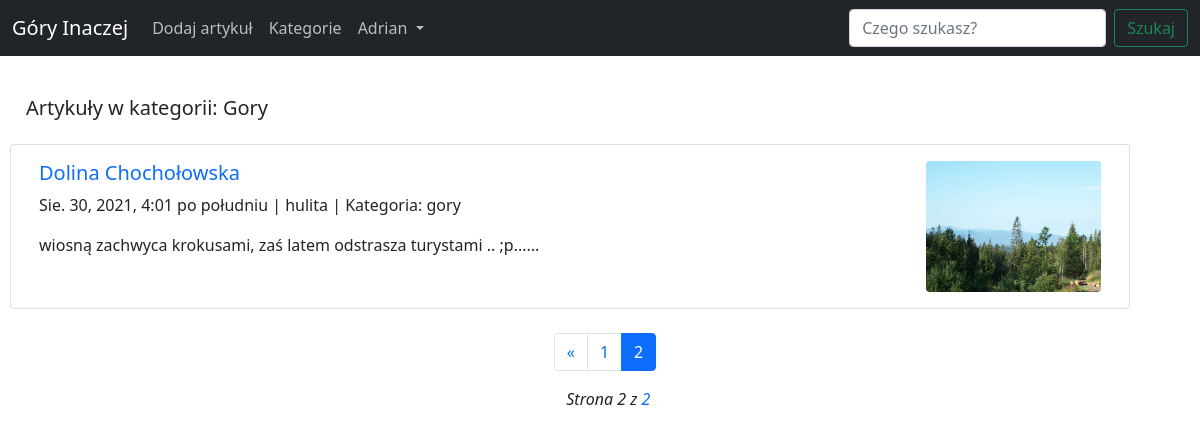
The page /category-detail-list/gory/?page=2 (signed in) on the database its author committed.
### blog/models.py (models this page shows, shortened)
class Post(models.Model):
    title=models.CharField(max_length=30, null=False, blank=False)
    creation_date=models.DateTimeField(auto_now=True)
    tag=models.CharField(max_length=60,null=False,blank=False)
    snippet=models.TextField(null=False,blank=False,default='Stworz krotki opis...',max_length=300)
    body=HTMLField(null=False,blank=False,default='Dodaj artykul...')
    category=models.CharField(max_length=60, default='gory')
    post_picture=models.ImageField(blank=True,null=True, upload_to="images/")
    post_picture_admin=models.ImageField(blank=True,null=True, upload_to="images/admin")
    is_active=models.NullBooleanField(default=True)
    is_highlited=models.NullBooleanField(default=False)
    like=models.ManyToManyField(User,related_name='blog_posts')
    author=models.ForeignKey(User, on_delete=models.CASCADE)

### blog/views.py (the view)
# urls.py: path('category-detail-list/<str:cat>/',category_detail_list,name='category_detail_list'),
def category_detail_list(request,cat):
    category_detail=Post.objects.filter(category=cat.replace('-',' ')).order_by('-creation_date')
    paginator = Paginator(category_detail, 5)
    page_number = request.GET.get('page')
    category_detail = paginator.get_page(page_number)
    return render(request,'category_detail.html',{'category_list':category_detail,'category_name':cat.replace('-',' ')})

### Templates/category_detail.html (shortened to what this page needs)
{% extends 'main.html' %}
{% block body %}
{% if category_list %}
    <div class="card-body">
        <h5>Artykuły w kategorii: {{category_name|title}}</h5>
    </div>
    {% for post in category_list %}
            {% if post.is_active %}
                <div class="card" style="width: 70rem;">
                    <div class="card-body">
                         <div class="container">
                            <div class="row">
                                <div class="col-9">
                                    <h5 class="card-title"><a href="{% url 'post_detail' post.id %}" style="text-decoration:none;" >{{post.title|title}}</a></h5>
                                    <p class="card-text">{{post.creation_date}} | {{post.author}} | Kategoria: {{post.category}}
                                    </p>
                                    <p>
                                        {{post.snippet}}......
                                    </p>
                                 </div>
                                <div class="col">
                                {% if post.post_picture %}
                                     <img src="{{ post.post_picture.url }}" width="175" class="rounded mx-auto d-block" style="float:right;vertical-align:middle;">
                                {% endif %}
                                 </div>
                            </div>
                         </div>
                    </div>
                </div>
            {% endif %}
    {% endfor %}
{% else %}
   <div class="card" style="width: 70rem;">
       <div class="card-body">
           Niestety nie znalezliśmy artykułów w kategorii: <h5>{{category_name|title}}</h5>
       </div>
   </div>
{% endif %}
{% if category_list.has_previous or category_list.has_next %}
    <div class="pagination justify-content-center">
        <span class="step-links">
            <nav aria-label="Page navigation example">
              <ul class="pagination">
                  {% if category_list.has_previous %}
                    <li class="page-item">
                        <a class="page-link" href="?page={{ category_list.previous_page_number }}" aria-label="Previous">
                            <span aria-hidden="true">&laquo;</span>
                        </a>
                    </li>
                  {% endif %}
                  {% if category_list.has_previous %}
                    <li class="page-item"><a class="page-link" href="?page={{ category_list.previous_page_number }}">{{ category_list.previous_page_number }}</a></li>
                    {% if not category_list.has_next %}
                        <li class="page-item active">
                             <a class="page-link" href="#">{{category_list.number}} <span class="sr-only">(current)</span></a>
                        </li>
                    {% endif %}
                  {% endif %}
              </ul>
                {% if category_list.has_previous and category_list.has_next %}
                    <ul>
                        <p style="font-style:italic">
                        &nbsp&nbsp&nbspStrona {{ category_list.number }} z <a href="?page={{ category_list.paginator.num_pages }}" style="text-decoration:none">{{ category_list.paginator.num_pages }}</a>
                        </p>
                    </ul>
                {% else %}
                <p style="font-style:italic">
                    &nbsp&nbsp&nbspStrona {{ category_list.number }} z <a href="?page={{ category_list.paginator.num_pages }}" style="text-decoration:none">{{ category_list.paginator.num_pages }}</a>
                </p>
                {% endif %}
            </nav>
        </span>
    </div>
{% endif %}
{% endblock %}

### Templates/main.html (shortened to what this page needs)
<!DOCTYPE html>
{% load static %}
<link href="https://cdn.jsdelivr.net/npm/bootstrap@5.0.2/dist/css/bootstrap.min.css" rel="stylesheet">
<html lang="en">
<head>
</head>
<body style="background-image:url({% static 'background.png' %});background-repeat: no-repeat;">
<nav class="navbar navbar-expand-lg navbar-dark bg-dark">
  <div class="container-fluid">
    <a class="navbar-brand" href="{% url 'main' %}">Góry Inaczej</a>
    <div class="collapse navbar-collapse" id="navbarSupportedContent">
      <ul class="navbar-nav me-auto mb-2 mb-lg-0">
        <li class="nav-item">
          {% if user.is_authenticated %}
          <a class="nav-link active" style="color:#BDBDBD" aria-current="page" href="{% url 'create' %}">Dodaj artykuł</a>
          {% endif %}
        </li>
        <li class="nav-item">
          <a class="nav-link active" style="color:#BDBDBD" aria-current="page" href="{% url 'show_categories' %}">Kategorie</a>
        </li>
        {% if user.is_authenticated %}
        <li class="nav-item dropdown">
          <div class="sms-button"  role="button" data-toggle="dropdown" aria-haspopup="true" aria-expanded="false">
            <a class="nav-link dropdown-toggle" style="color:#BDBDBD" href="#" id="navbarDropdown" role="button" data-bs-toggle="dropdown" aria-expanded="false">
             {{user.username|title}}
            </a>
          </div>
        </li>
        {% endif %}
      </ul>
      <form class="d-flex" method="POST" action="{% url 'search' %}">
        <input class="form-control me-2" type="search" name="search" placeholder="Czego szukasz?" aria-label="Search">
        <button class="btn btn-outline-success" type="submit">Szukaj</button>
      </form>
    </div>
  </div>
</nav>
<div style="margin-left:10px">
    {% block body %}{% endblock %}
</div>
</body>
</html>

### rows shown on the page
Post: category "Gory", title "Dolina Chochołowska", creation_date "Sie. 30, 2021, 4:01 po południu", author "hulita", category "gory", snippet "wiosną zachwyca krokusami, zaś latem odstrasza turystami .. ;p", post_picture (picture)

### other values the page prints
{{ user.username|title }} "Adrian"
{{ category_list.previous_page_number }} "1"
{{ category_list.number }} "2"
{{ category_list.paginator.num_pages }} "2"
